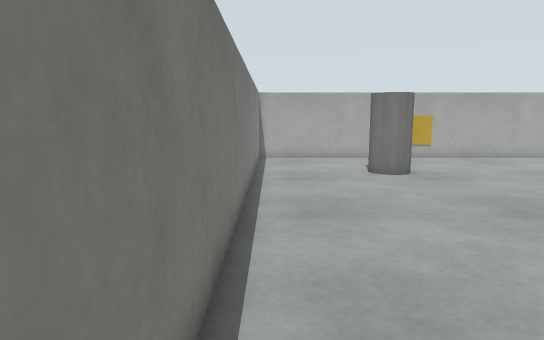
view 1 (above)

16 first-person views from a walk through a robot-simulator world made for Gazebo. The camera is 0.46 m above the floor, tilts 8° down and sees 75° across. The floor is counted in squares, 0.2 m on a side. Each view is taken from the middle of a square. On the plan, view 1 faces up. The plan holds only what a view shows up to about 20 squares ahead; the rest is blank.

view 2
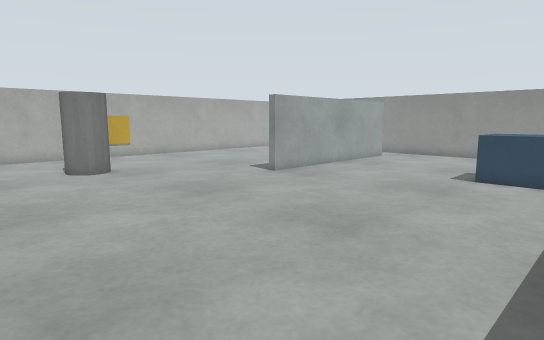

view 3
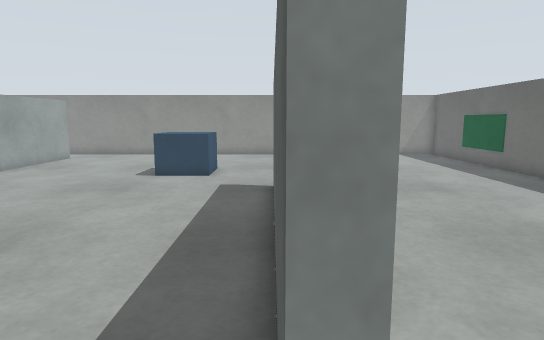

view 4
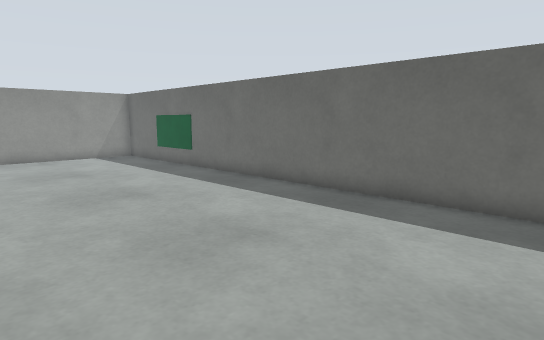

view 5
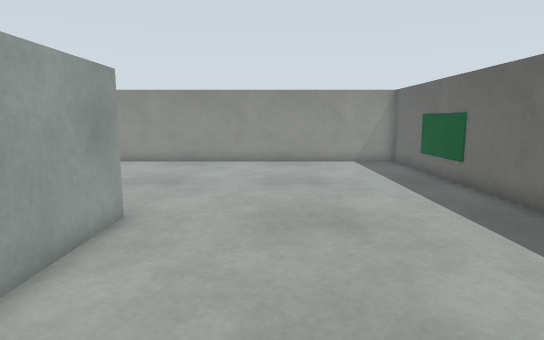

view 6
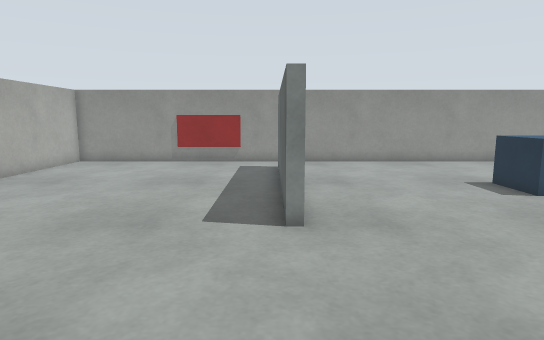

view 7
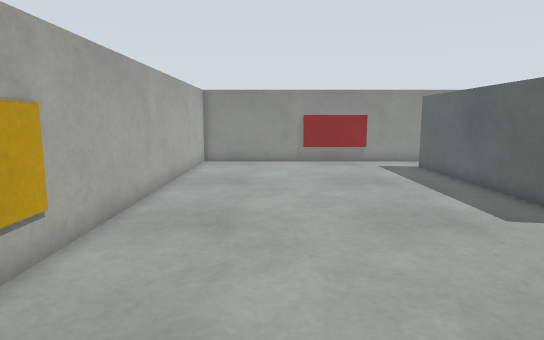

view 8
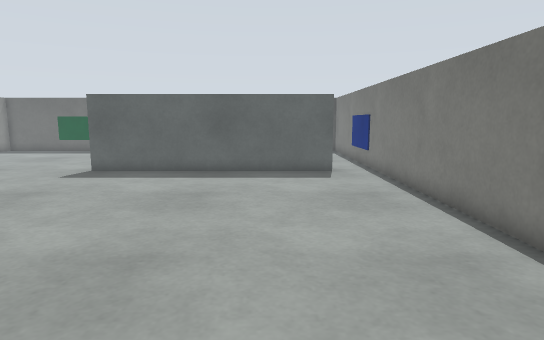

view 9
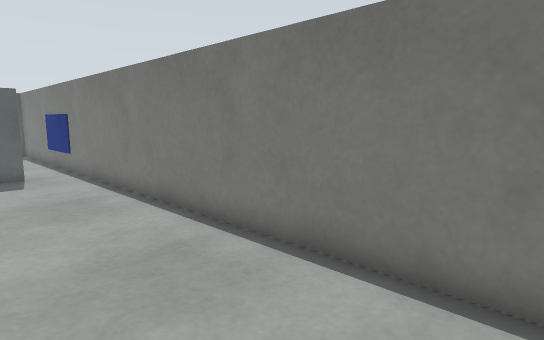

view 10
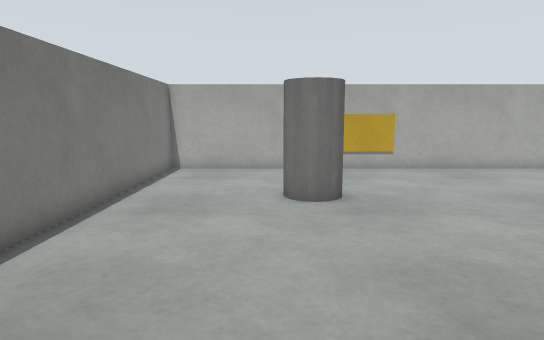

view 11
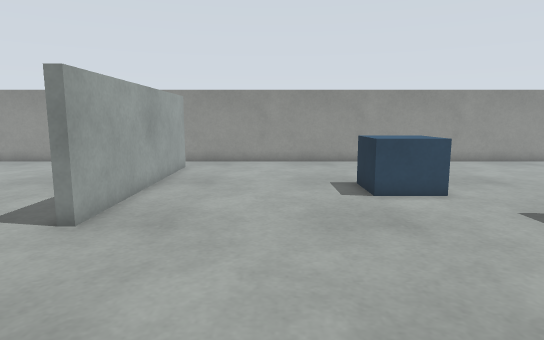

view 12
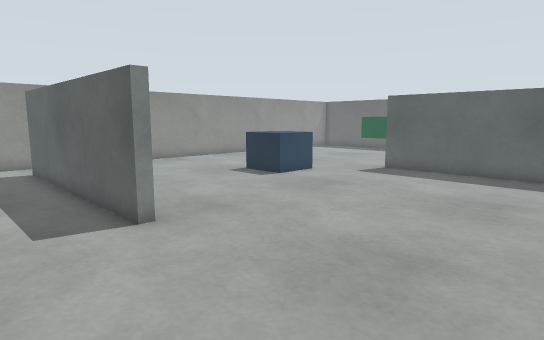

view 13
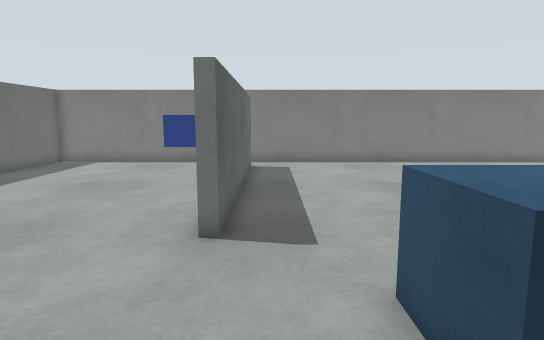

view 14
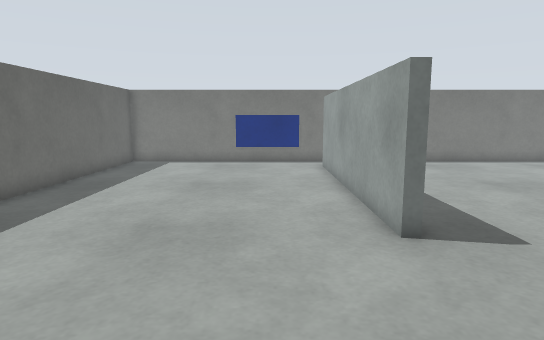

view 15
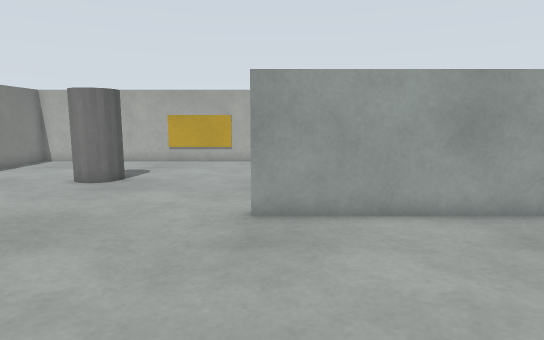

view 16
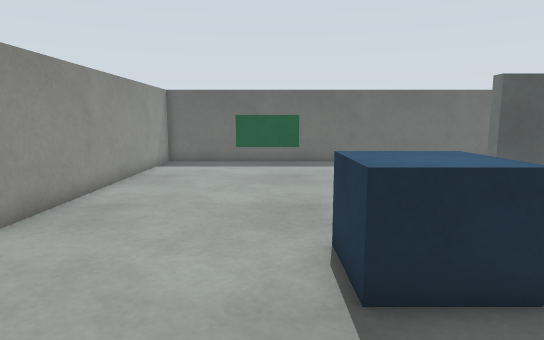

### Floor plan
Key: @ floor where view 1 was taken; # wall or solid block; . floor; P pillar; B grey box; L blue box; G green box; R red box; Y yellow box.
Columns run from 1 left of view 1 to 24 right of it. Each row starts with its distance up from view 1.
 22 ########YYY###############
 21 #........................#
 20 #........................#
 19 #........................#
 18 #........................#
 17 #........................#
 16 #.....PP.................#
 15 #.....PP.................R
 14 #........................R
 13 #........................#
 12 #........................#
 11 #............BBBBBBBBBB..#
 10 #............BBBBBBBBBB..#
  9 #........................#
  8 #........................#
  7 #........................#
  6 #........................#
  5 #........................#
  4 #........................#
  3 #...............LLL......#
  2 #...............LLL......#
  1 #...............LLL......#
  0 #@.......................#
 -1 #........................#
 -2 #..###########...........#
 -3 #........................#
 -4 L........................#
 -5 L........................#
 -6 L........................#
 -7 #........................#
 -8 #........................#
 -9 #........................#
-10 #........................#
-11 #........................#
-12 #........................#
-13 ##################GGG#####

Positions as (right, up) in squares from view 1, and headings:
1: (0, 0), facing up
2: (0, -1), facing up-right
3: (0, -2), facing right
4: (1, -3), facing down-right
5: (4, -6), facing right
6: (4, 11), facing right
7: (4, 18), facing right
8: (4, 14), facing down
9: (4, 14), facing down-left
10: (4, 5), facing up
11: (4, 6), facing right
12: (4, 14), facing down-right
13: (19, -1), facing left
14: (19, -5), facing left
15: (12, 2), facing up
16: (18, 7), facing down
